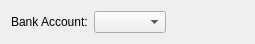
<?xml version="1.0" encoding="UTF-8"?>
<ui version="4.0">
 <comment>This file is part of the xTuple ERP: PostBooks Edition, a free and
open source Enterprise Resource Planning software suite,
Copyright (c) 1999-2011 by OpenMFG LLC, d/b/a xTuple.
It is licensed to you under the Common Public Attribution License
version 1.0, the full text of which (including xTuple-specific Exhibits)
is available at www.xtuple.com/CPAL.  By using this software, you agree
to be bound by its terms.</comment>
 <class>dspSummarizedBankrecHistory</class>
 <widget class="QWidget" name="dspSummarizedBankrecHistory">
  <property name="geometry">
   <rect>
    <x>0</x>
    <y>0</y>
    <width>255</width>
    <height>43</height>
   </rect>
  </property>
  <property name="windowTitle">
   <string>Summarized Bank Reconciliation History</string>
  </property>
  <layout class="QHBoxLayout" name="horizontalLayout">
   <item>
    <layout class="QVBoxLayout">
     <property name="spacing">
      <number>0</number>
     </property>
     <property name="margin">
      <number>0</number>
     </property>
     <item>
      <layout class="QHBoxLayout">
       <property name="margin">
        <number>0</number>
       </property>
       <item>
        <widget class="QLabel" name="_bankaccntLit">
         <property name="text">
          <string>Bank Account:</string>
         </property>
        </widget>
       </item>
       <item>
        <widget class="XComboBox" name="_bankaccnt"/>
       </item>
      </layout>
     </item>
     <item>
      <spacer name="spacer13">
       <property name="orientation">
        <enum>Qt::Vertical</enum>
       </property>
       <property name="sizeType">
        <enum>QSizePolicy::Expanding</enum>
       </property>
       <property name="sizeHint" stdset="0">
        <size>
         <width>20</width>
         <height>0</height>
        </size>
       </property>
      </spacer>
     </item>
    </layout>
   </item>
   <item>
    <spacer name="Spacer280">
     <property name="orientation">
      <enum>Qt::Horizontal</enum>
     </property>
     <property name="sizeType">
      <enum>QSizePolicy::Expanding</enum>
     </property>
     <property name="sizeHint" stdset="0">
      <size>
       <width>55</width>
       <height>20</height>
      </size>
     </property>
    </spacer>
   </item>
  </layout>
 </widget>
 <layoutdefault spacing="6" margin="11"/>
 <pixmapfunction>qPixmapFromMimeSource</pixmapfunction>
 <customwidgets>
  <customwidget>
   <class>XComboBox</class>
   <extends>QComboBox</extends>
   <header>xcombobox.h</header>
  </customwidget>
 </customwidgets>
 <resources/>
 <connections/>
</ui>
